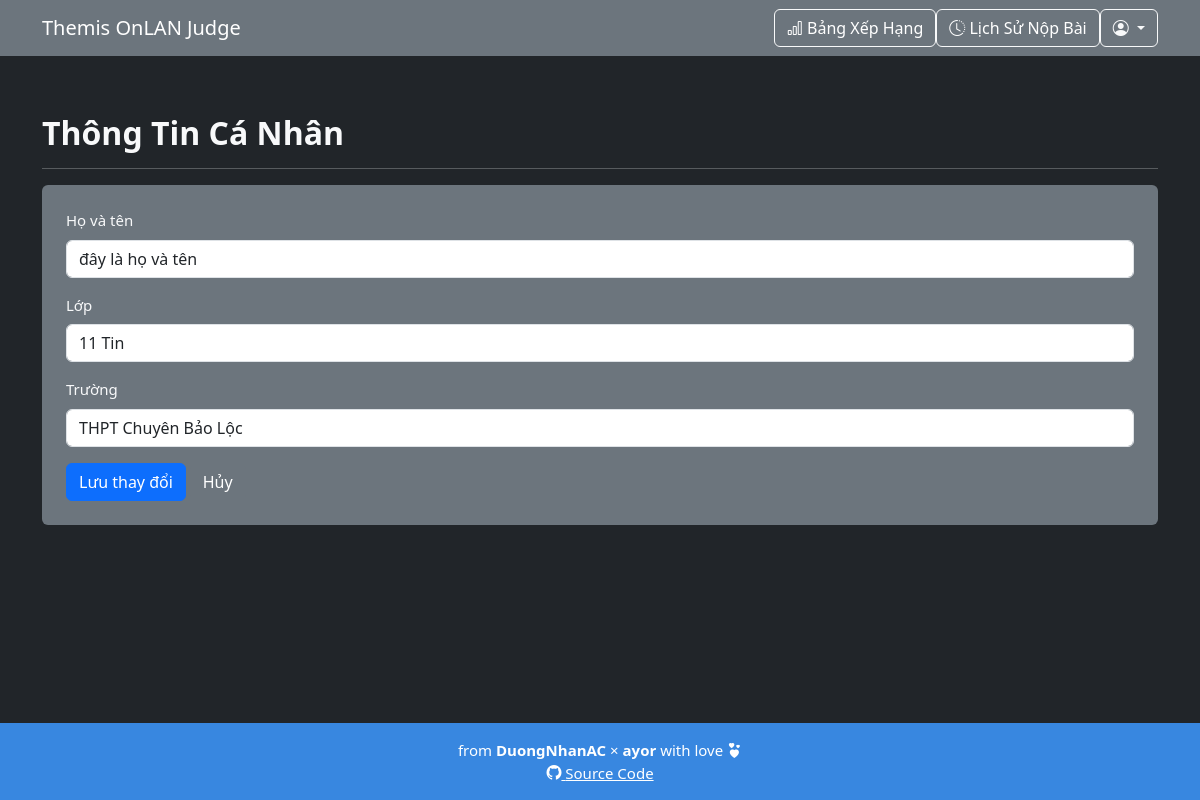
The app's page /edit_profile.php (signed in), older data.
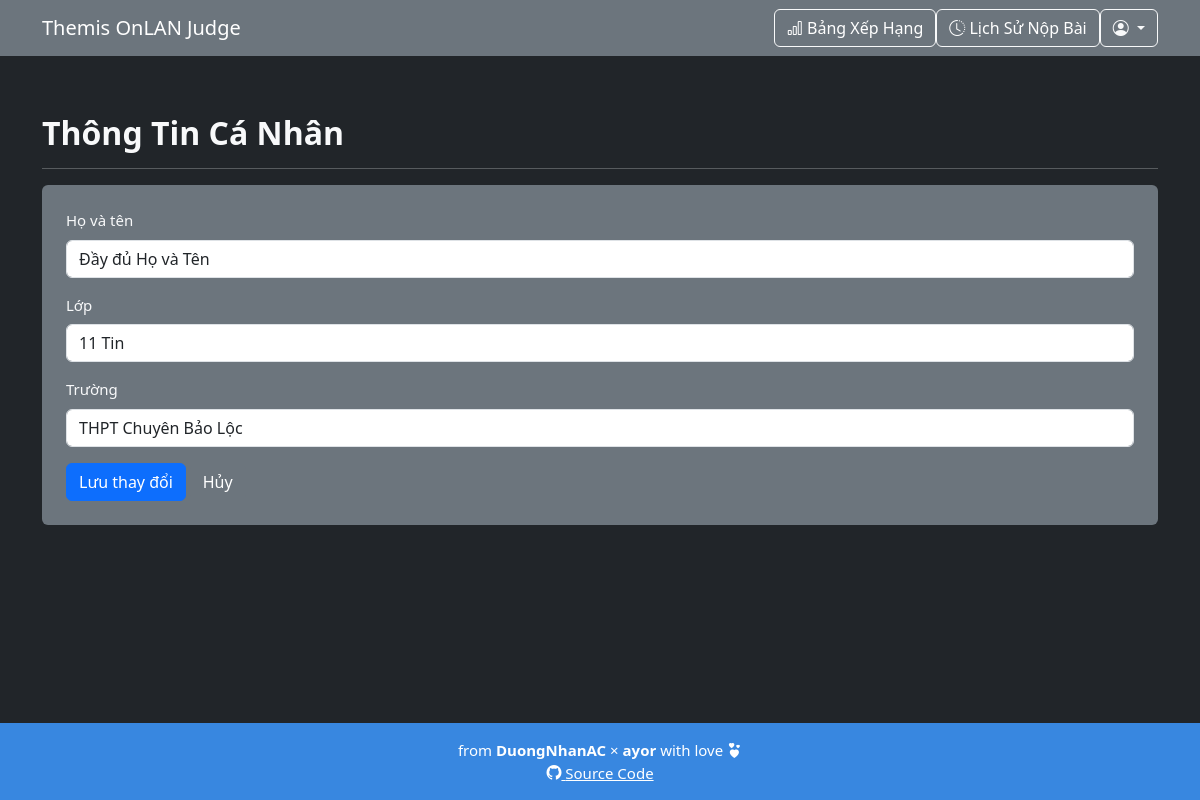
The same page, newer data.
### tables this page shows
CREATE TABLE IF NOT EXISTS `users` (
  `id` int(11) NOT NULL AUTO_INCREMENT,
  `username` varchar(50) NOT NULL,
  `password` varchar(255) NOT NULL,
  `role` enum('admin','student') NOT NULL DEFAULT 'student',
  `created_at` timestamp NULL DEFAULT current_timestamp(),
  `full_name` varchar(255) NOT NULL,
  `class` varchar(50) NOT NULL,
  `school` varchar(255) NOT NULL DEFAULT '',
  PRIMARY KEY (`id`),
  UNIQUE KEY `username` (`username`)
);

### edit_profile.php (the view, shortened to what this page needs)
<?php
require 'config.php';
$user_id = $_SESSION['user_id'];
$stmt = $pdo->prepare("SELECT full_name, class, school FROM users WHERE id = ?");
$stmt->execute([$user_id]);
$user = $stmt->fetch(PDO::FETCH_ASSOC);
?>
<!DOCTYPE html>
<html lang="vi">
<head>
	<link rel="stylesheet" href="assets/css/bootstrap.min.css">
	<link rel="stylesheet" href="assets/css/bootstrap-icons.css">
	<link rel="stylesheet" href="assets/css/styles.css">
</head>
<body class="bg-dark text-light">
		<nav class="navbar navbar-expand-lg navbar-dark bg-secondary">
		<div class="container">
			<a class="navbar-brand" href="index.php">Themis OnLAN Judge</a>
			<div class="collapse navbar-collapse justify-content-end" id="navbarNav">
				<a href="ranking.php" class="btn btn-outline-light">
					<i class="bi bi-bar-chart"></i> Bảng Xếp Hạng
				</a>
				<?php if (isset($_SESSION['user_id'])): ?>
					<a href="submissions.php" class="btn btn-outline-light">
						<i class="bi bi-clock-history"></i> Lịch Sử Nộp Bài
					</a>
					<div class="dropdown">
						<button class="btn btn-outline-light dropdown-toggle" type="button" id="userDropdown" data-bs-toggle="dropdown">
							<i class="bi bi-person-circle"></i>
						</button>
					</div>
				<?php else: ?>
					<a href="auth.php" class="btn btn-success">
						<i class="bi bi-person-plus-fill"></i> Đăng Nhập/Đăng Ký
					</a>
				<?php endif; ?>
			</div>
		</div>
	</nav>
<div class="container mt-5">
	<h2>Thông Tin Cá Nhân</h2>
	<hr>
	<form method="POST" class="bg-secondary p-4 rounded" style="margin-bottom:15px;">
		<div class="mb-3">
			<label for="full_name" class="form-label">Họ và tên</label>
			<input type="text" class="form-control" id="full_name" name="full_name" value="<?= htmlspecialchars($user['full_name']) ?>" required>
		</div>
		<div class="mb-3">
			<label for="class" class="form-label">Lớp</label>
			<input type="text" class="form-control" id="class" name="class" value="<?= htmlspecialchars($user['class']) ?>" required>
		</div>
		<div class="mb-3">
			<label for="school" class="form-label">Trường</label>
			<input type="text" class="form-control" id="school" name="school" value="<?= htmlspecialchars($user['school']) ?>" required>
		</div>
		<button type="submit" class="btn btn-primary">Lưu thay đổi</button>
		<a href="index.php" class="btn btn-secondary">Hủy</a>
	</form>
</div>
</body>
<footer>
	<div class="text-center mt-3">
		<p>from <b>DuongNhanAC</b> × <b>ayor</b> with love <i class="bi bi-hearts"></i><br />
		<a href="https://github.com/duongnotnhan/themis-onlan-judge"><i class="bi bi-github"></i> Source Code</a></p>
	</div>
</footer>
</html>

Row changes from the older to the newer data that the page shows:
changed users "11 Tin": full_name "đây là họ và tên" → "Đầy đủ Họ và Tên"
